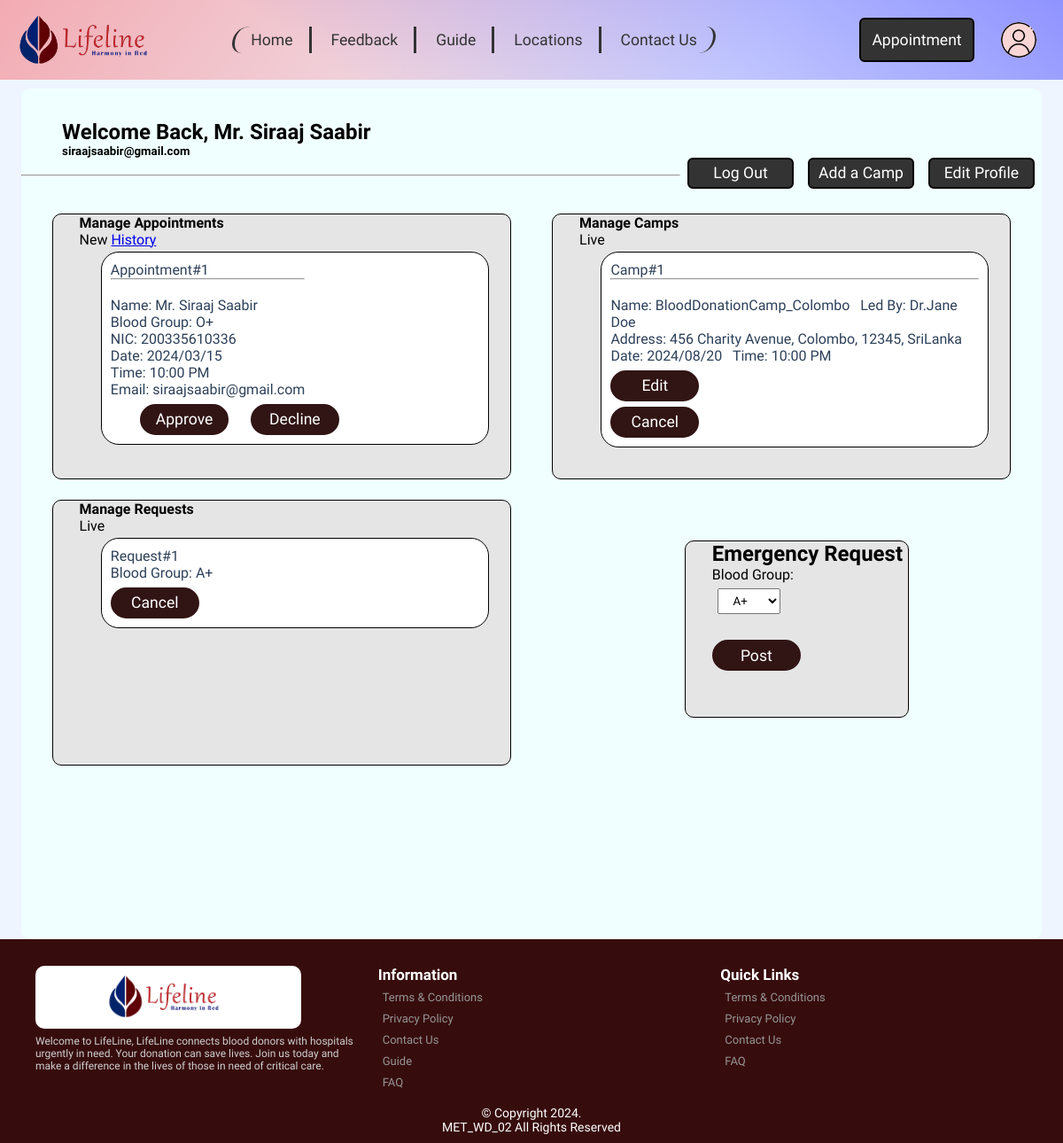
The page /hospital_panel.php (signed in) on the database its author committed.
### tables this page shows
CREATE TABLE
    appointment (
        Appointment_id INT AUTO_INCREMENT NOT NULL,
        A_Donor_id INT NULL,
        A_Guest_id INT NULL,
        A_Date VARCHAR(20) NOT NULL,
        A_Time VARCHAR(20) NOT NULL,
        A_Meridiem VARCHAR(2) NOT NULL,
        A_Hospital_id INT NOT NULL,
        Status BOOLEAN NULL,
        CONSTRAINT Appointment_PK PRIMARY KEY (Appointment_id),
        CONSTRAINT Appointment_A_Doner_id_FK1 FOREIGN KEY (A_Donor_id) REFERENCES Donor (Donor_id),
        CONSTRAINT Appointment_A_Guest_id_FK2 FOREIGN KEY (A_Guest_id) REFERENCES Guest (Guest_id),
        CONSTRAINT Appointment_A_Hospital_id_FK3 FOREIGN KEY (A_Hospital_id) REFERENCES Hospital (Hospital_id),
        CONSTRAINT Donor_or_Guest CHECK (
            (
                A_Donor_id IS NOT NULL
                AND A_Guest_id IS NULL
            )
            OR (
                A_Donor_id IS NULL
                AND A_Guest_id IS NOT NULL
            )
        )
    );

CREATE TABLE
    donor (
        Donor_id INT AUTO_INCREMENT NOT NULL,
        Salutation VARCHAR(10) NOT NULL,
        F_name VARCHAR(50) NOT NULL,
        L_name VARCHAR(50) NOT NULL,
        NIC VARCHAR(20) UNIQUE NOT NULL,
        DOB VARCHAR(20) NOT NULL,
        Gender VARCHAR(20) NOT NULL,
        Phone_no INT (10) NOT NULL,
        Blood_Group VARCHAR(5) NOT NULL,
        Email VARCHAR(100) UNIQUE NOT NULL,
        Line1 VARCHAR(200) NOT NULL,
        City VARCHAR(100) NOT NULL,
        Postal_Code VARCHAR(15) NOT NULL,
        Country VARCHAR(30) NOT NULL,
        D_Password VARCHAR(20) NOT NULL,
        CONSTRAINT Doner_PK PRIMARY KEY (Donor_id)
    );

CREATE TABLE
    camp (
        Camp_id INT AUTO_INCREMENT NOT NULL,
        C_Name VARCHAR(50) NOT NULL,
        C_Date VARCHAR(20) NOT NULL,
        C_Time VARCHAR(20) NOT NULL,
        C_Meridiem VARCHAR(2) NOT NULL,
        Led_By VARCHAR(50) NOT NULL,
        Line1 VARCHAR(200) NOT NULL,
        City VARCHAR(100) NOT NULL,
        Postal_Code VARCHAR(15) NOT NULL,
        Country VARCHAR(30) NOT NULL,
        C_Hospital_id INT NOT NULL,
        CONSTRAINT Camp_PK PRIMARY KEY (Camp_id),
        CONSTRAINT Camp_C_Hospital_id_FK1 FOREIGN KEY (C_Hospital_id) REFERENCES Hospital (Hospital_id)
    );

CREATE TABLE
    emergency_blood (
        EB_id INT AUTO_INCREMENT NOT NULL,
        Blood_Group VARCHAR(5) NOT NULL,
        EB_Hospital_id INT NOT NULL,
        CONSTRAINT EB_id PRIMARY KEY (EB_id),
        CONSTRAINT Emergency_Blood_EB_Hospital_id_FK1 FOREIGN KEY (EB_Hospital_id) REFERENCES Hospital (Hospital_id)
    );

### CRUD/hospital_manage_appoint.php (called while the page is built, shortened)
<?php
require 'dbh.crud.php';
$query = "SELECT appointment.Appointment_id,
                 appointment.A_Date,
                 CONCAT(appointment.A_Time, ' ', appointment.A_meridiem) AS ATM,
                 appointment.A_Guest_id,
                 appointment.A_Hospital_id,
                 appointment.Status,
                 CONCAT(donor.Salutation, ' ', donor.F_name, ' ', donor.L_name) AS DonorName,
                 donor.NIC AS DonorNIC,
                 donor.Blood_Group AS DonorBloodgroup,
                 donor.Email AS DonorEmail,
                 CONCAT(guest.Salutation, ' ', guest.F_name, ' ', guest.L_name) AS GuestName,
                 guest.NIC AS GuestNIC,
                 guest.Blood_Group AS GuestBloodgroup,
                 guest.Email AS GuestEmail
          FROM appointment
          LEFT JOIN donor ON appointment.A_Donor_id = donor.Donor_id
          LEFT JOIN guest ON appointment.A_Guest_id = guest.Guest_id
          WHERE A_Hospital_id=$_SESSION[userID] AND appointment.Status is NULL";
$result_appointments = mysqli_query($conn, $query);

### CRUD/hospital_manage_camp.php (called while the page is built, shortened)
<?php
require 'dbh.crud.php';
$query = "SELECT camp.Camp_id,
camp.C_Name,
camp.C_Date,
CONCAT(camp.C_Time,' ',camp.C_meridiem) AS ATM,
camp.Led_By,
CONCAT(camp.Line1,', ',camp.City,', ',camp.Postal_Code,', ',camp.Country) AS Address,
camp.C_Hospital_id FROM camp WHERE C_Hospital_id=$_SESSION[userID]";
$result_camp = mysqli_query($conn, $query);

### CRUD/hospital_manage_Requests.php (called while the page is built, shortened)
<?php
require 'dbh.crud.php';
$query = "SELECT * FROM emergency_blood WHERE EB_Hospital_id=$_SESSION[userID]";
$result_requests = mysqli_query($conn, $query);

### hospital_panel.php (the view, shortened to what this page needs)
<?php
require 'header.php';
require 'CRUD/hospital_manage_appoint.php';
require 'CRUD/hospital_manage_camp.php';
require 'CRUD/hospital_manage_Requests.php';
?>
<!DOCTYPE html>
<html>
<head>
  <link rel="stylesheet" href="css/hospital_panel.css" />
</head>
<body>
  <main class="frame">
    <div class="sec1">
      <div class="row1">
        <?php
        echo "<h2 class=\"title\">Welcome Back, " . $_SESSION['username'] . "</h2>";
        ?>
        <div>
          <?php echo "<h5 class=\"head\">" . $_SESSION['email'] . "</h5>"; ?>
        </div>
        <div class="but1">
          <button class="editB" onclick="document.location='hospital_edit.php'">
            Edit Profile
          </button>
        </div>
        <div class="but2">
          <button class="campB" onclick="document.location='add_camp.php'">
            Add a Camp
          </button>
        </div>
        <div class="but3">
          <button class="logout" name='logout' onclick="document.location='logout.php' ">Log Out</button>
        </div>
      </div>
    </div>
    <br />
    <hr />
    <br>
    <div class="sec2">
      <div class="container">
        <h4>Manage Appointments</h4>
        <div class="hyperL">
          <label>New</label>
          <a href="hospital_appointment_history.php">History</a>
        </div>
        <?php
        while ($row = mysqli_fetch_assoc($result_appointments)) {
          $AppointmentID = $row['Appointment_id'];
          $AppointmentDate = $row['A_Date'];
          $AppointmentTime = $row['ATM'];
          if ($row['A_Guest_id'] == null) {
            $UserName = $row['DonorName'];
            $UserNIC = $row['DonorNIC'];
            $UserBloodgroup = $row['DonorBloodgroup'];
            $UserEmail = $row['DonorEmail'];
          } else {
            $UserName = $row['GuestName'];
            $UserNIC = $row['GuestNIC'];
            $UserBloodgroup = $row['GuestBloodgroup'];
            $UserEmail = $row['GuestEmail'];
          }
        ?>
          <div class="temp">
            <div class="info">
              <label> Appointment#<?php echo $AppointmentID ?></label>
              <hr>
              <br>
              <label>Name: <?php echo $UserName ?></label>
              <br>
              <label>Blood Group: <?php echo $UserBloodgroup ?></label>
              <br>
              <label>NIC: <?php echo $UserNIC ?></label>
              <br>
              <label>Date: <?php echo $AppointmentDate ?></label>
              <br>
              <label>Time: <?php echo $AppointmentTime ?></label>
              <br>
              <label>Email: <?php echo $UserEmail ?></label>
            </div>
            <form method="post">
              <button class="Approved" name="Approved" type="submit">Approve</button>
              <button class="Cancelled" name="Declined" type="submit" onclick="return confirm('Are You Sure ?')">Decline</button>
            </form>
          </div>
        <?php
        }
        ?>
      </div>
      <div class="sec2">
        <div class="container-camps">
          <h4>Manage Camps</h4>
          <label>Live</label>
          <?php
          while ($row = mysqli_fetch_assoc($result_camp)) {
            $CampID = $row['Camp_id'];
            $CampName = $row['C_Name'];
            $LedBy = $row['Led_By'];
            $Address = $row['Address'];
            $Date = $row['C_Date'];
            $Time = $row['ATM'];
          ?>
            <div class="temp">
              <div class="info">
                <label> Camp#<?php echo $CampID ?></label>
                <hr>
                <br>
                <label>Name: <?php echo $CampName ?></label>&nbsp;&nbsp;
                <label>Led By: <?php echo $LedBy ?></label>
                <br>
                <label>Address: <?php echo $Address ?></label>
                <br>
                <label>Date: <?php echo $Date ?></label>&nbsp;&nbsp;
                <label>Time: <?php echo $Time ?></label>
              </div>
              <button class="edit" name='Edit' onclick="document.location='edit_camp.php?Camp_id=<?php echo $CampID ?>'">Edit</button>
              <form method="post">
                <input type="submit" class="Cancel" name="Cancel" value="Cancel" onclick="return confirm('Are You Sure ?')">
              </form>
            </div>
          <?php
          }
          ?>
        </div>
      </div>
      <div class="sec2">
        <div class="container-wonder">
          <h4>Manage Requests</h4>
          <label>Live</label>
          <?php
          while ($row = mysqli_fetch_assoc($result_requests)) {
            $EB_id = $row['EB_id'];
            $BG = $row['Blood_Group'];
          ?>
            <div class="temp">
              <div class="info">
                <label>Request#<?php echo $EB_id ?></label>
                <br>
                <label>Blood Group: <?php echo $BG ?></label>&nbsp;&nbsp;
              </div>
              <form method="post">
                <input type="submit" class="Cancel" name="Caancel" value="Cancel" onclick="return confirm('Are You Sure ?')">
              </form>
            </div>
          <?php
          }
          ?>
        </div>
      </div>
      <div class="sec2">
        <div class="container-post">
          <div class="info">
            <h2>Emergency Request</h2>
            <label for="bloodgroup">Blood Group: </label>
            <form method="POST">
              <div class="blood">
                <select name="bloodgroup" id="" class="bg">
                  <option value="A+">A+</option>
                </select><br><br>
              </div>
              <input type="submit" class="Post" name="Post" value="Post">
            </form>
          </div>
        </div>
  </main>
  <?php
  require 'footer.php';
  ?>
</body>
</html>

### css/index.css (style rules this page uses)
* { padding:0; margin:0; box-sizing:border-box; font-family: 'Space Mono','Tilt Neon','sans-serif'; }
body { justify-content: center; align-items: center; background-color:#EEF5FF; margin-top: 100px; min-height: 100vh; }

### css/hospital_panel.css (style rules this page uses)
.frame { background-color:azure; border-color: black; border: 2%; border-radius: 10px; width: 96%; height: 120%; padding: auto; margin:auto; z-index: 1; }
.row1 { margin-left: 30%; }
.editB,.campB,.logout { float:right; margin: 0 8px; width: 120px; height: 35px; border: 2px solid #000000; outline:none; border-radius: 6px; font-size: 1.1em; color: white; background-color: #333; font-weight: 500; transition: .5s; }
.row1,.editB,.campB,.logout { display: inline; }
.container,.container-wonder,.container-camps { margin: auto; border-radius: 10px; border: 1px solid #000000; background-color:#E5E5E5; padding-left: 30px; width: 45%; height: 300px; overflow: hidden; overflow-y: scroll; }
.post,.Edit,.Cancel,.Cancelled,.Approved { display: block; margin-top: 1.5%; margin-right: 5%; width: 100px; height: 35px; border: 2px solid #311414; outline:none; border-radius: 50px; font-size: 1.1em; color: white; cursor: pointer; background-color: #311414; font-weight: 500; transition: .5s; }
.temp .info,.Cancelled,.Approved { display: inline-block; }
.temp .info,.Edit,.Cancel { display: inline-block; }
.temp { color: #2D4059; border: 1px solid black; background-color: white; width: 90%; padding: 10px; border-radius: 20px; display: block; margin: auto; margin-top: 1%; }
.Approved { margin-left: 8%; }
.container-post { border-radius: 10px; border: 1px solid #000000; background-color:#E5E5E5; margin-top: 6%; margin-right:13%; padding-left: 30px; width: 22%; height: 200px; float: right; }
.container,.container-wonder { margin-top: 2%; margin-left: 3%; float: left; }
.container-camps { margin-top: 2%; margin-right: 3%; float: right; }
select { font:weight 1200px; padding:5px 12px; margin:3% 3%; }
.title { padding-top: 3%; }
.title,.head { margin-left: 4%; }
body { background-image:url(/images/bg4.jpg); background-repeat: no-repeat; background-size: cover; background-position: fixed; font-weight: 10px; font-family: sans-serif; }

### rows shown on the page
appointment: Appointment_id "1", UserName "Mr. Siraaj Saabir", A_Donor.Blood_Group "O+", A_Donor.NIC "200335610336", A_Date "2024/03/15", AppointmentTime "10:00 PM", A_Donor.Email "siraajsaabir@gmail.com"
camp: Camp_id "1", C_Name "BloodDonationCamp_Colombo", Led_By "Dr.Jane Doe", Address "456 Charity Avenue, Colombo, 12345, SriLanka", C_Date "2024/08/20", Time "10:00 PM"
emergency_blood: EB_id "1", Blood_Group "A+"

### other values the page prints
$_SESSION['username'] "Mr. Siraaj Saabir"
$_SESSION['email'] "siraajsaabir@gmail.com"
